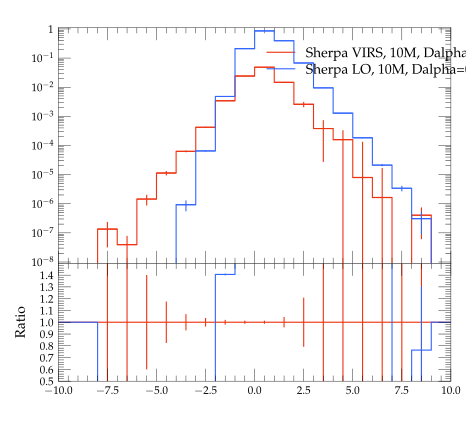

The Python source for this figure:
#! /usr/bin/env python

# This Python script was auto-generated using YODA v2.0.0.
# Analysis object: /evtb/inc_jb_y
# Timestamp: 16-04-2024 (10:08:55)

import matplotlib as mpl
import matplotlib.pyplot as plt
mpl.use('Agg') # comment out for interactive use
import os
import numpy as np

plotDir = os.path.split(os.path.realpath(__file__))[0]
if 'YODA_USER_PLOT_PATH' in globals():
    plot_outdir = globals()['YODA_USER_PLOT_PATH']
else:
    plot_outdir = plotDir

#plot style
plt.style.use(os.path.join(plotDir, '../default.mplstyle'))
# plot metadata
figW, figH = plt.rcParams['figure.figsize']
ax_xLabel = r''
ax_yLabel = r''
ax_title  = r''
ax_xScale = 'linear'
ax_yScale = 'log'
xLims = (-10.0, 10.0)
yLims = (9.000000000000001e-09, 1.1)

# TeX-friendly labels for the legend
labels = [ r"Sherpa VIRS, 10M, Dalpha=0.01", r"Sherpa LO, 10M, Dalpha=0.01" ]

# Create figure and axis objects
fig, (ax, ratio0_ax) = plt.subplots(2, 1, sharex=True,
                  figsize=(figW,figH), gridspec_kw={'height_ratios': (2, 1)})
ratio0_ax.yaxis.set_major_locator(mpl.ticker.MultipleLocator(0.1))
ratio0_ax.set_ylim(0.5, 1.4999)
ratio0_ax.set_ylabel('Ratio')

# LineColor map: curve index -> color
linecolors = {0: '#EE3311', 1: '#3366FF'}
# the numerical data is stored in a separate file
dataf = dict()
prefix = os.path.split(__file__)[0]
if prefix:    prefix = prefix + '/'
exec(open(prefix+'inc_jb_y__data.py').read(), dataf)


legend_handles = [] # keep track of handles for the legend

# style options for curves
# starts at zorder>=5 to draw curve on top of legend
styles = {
  'curve0': {
    'color' : linecolors[0],
    'linestyle' : '-',
    'marker' : 'o',
    'zorder' : 5,
    'histstyle' : True,
  },
  'curve1': {
    'color' : linecolors[1],
    'linestyle' : '-',
    'marker' : 'o',
    'zorder' : 6,
    'histstyle' : True,
  },
}
# curve from input yoda files in main panel
for label in dataf['yvals'].keys():
    if all(np.isnan(v) for v in dataf['yvals'][label]):
        continue
    tmp = None
    if styles[label]['histstyle']: # draw as histogram
        tmp, = ax.plot(dataf['xedges'], dataf['yedges'][label],
                       color=styles[label]['color'],
                       linestyle=styles[label]['linestyle'],
                       drawstyle='steps-pre', solid_joinstyle='miter',
                       zorder=styles[label]['zorder'], label=label)
        ax.errorbar(dataf['xpoints'], dataf['yvals'][label], color=styles[label]['color'],
                    xerr=dataf['xerrs'], yerr=[dataf['ydowns'][label], dataf['yups'][label]],
                    linestyle='none', zorder=styles[label]['zorder'])
    else: # draw as scatter
        tmp = ax.errorbar(dataf['xpoints'], dataf['yvals'][label],
                          xerr=dataf['xerrs'],
                          yerr=[ dataf['ydowns'][label],
                          dataf['yups'][label] ],
                          fmt=styles[label]['marker'],
                          ecolor=styles[label]['color'],
                          color=styles[label]['color'], zorder=2)
        tmp[-1][0].set_linestyle(styles[label]['linestyle'])
    legend_handles += [tmp]
    for varLabel in dataf['variation_yvals'].keys():
        if varLabel.startswith(label):
            tmp, = ax.plot(dataf['xedges'], dataf['variation_yvals'][varLabel],
                           color=styles[label]['color'],
                           linestyle=styles[label]['linestyle'],
                           drawstyle='steps-pre', solid_joinstyle='miter',
                           zorder=styles[label]['zorder'], alpha=0.5)


# plots on ratio panel
# curve from input yoda files in ratio panel
for label, yvals in dataf['ratio0_yvals'].items():
    if all(np.isnan(v) for v in yvals):
        continue
    if styles[label]['histstyle']: # plot as histogram
        ratio0_ax.plot(dataf['xedges'], yvals,
                       color=styles[label]['color'],
                       linestyle=styles[label]['linestyle'],
                       drawstyle='steps-pre', zorder=1,
                       solid_joinstyle='miter')
        ratio0_ax.vlines(dataf['xpoints'],
                         dataf['ratio0_ymin'][label],
                         dataf['ratio0_ymax'][label],
                         color=styles[label]['color'], zorder=1)
    else: # plot as scatter
        tmp = ratio0_ax.errorbar(dataf['xpoints'],
                                 yvals, xerr=dataf['xerrs'],
                                 yerr=dataf['ratio0_yerrs'][label],
                                 fmt=styles[label]['marker'],
                                 ecolor=styles[label]['color'],
                                 color=styles[label]['color'])
        tmp[-1][0].set_linestyle(styles[label]['linestyle'])

    for varlabel in dataf['ratio0_variation_vals'].keys():
        if varlabel.startswith(label):
            ratio0_ax.plot(dataf['xedges'],
                            dataf['ratio0_variation_vals'][varlabel],
                            color=styles[label]['color'],
                            linestyle=styles[label]['linestyle'],
                            drawstyle='steps-pre', solid_joinstyle='miter',
                            zorder=1, alpha=0.5)

legend_pos = (0.5, 0.97)
ax.legend(legend_handles, labels, loc='upper left', bbox_to_anchor=legend_pos)

# set plot metadata as defined above
ratio0_ax.set_xlabel(ax_xLabel)
ratio0_ax.xaxis.set_label_coords(1., -.15)
ax.set_ylabel(ax_yLabel, loc='top')
ax.set_title(ax_title, loc='left')
ax.set_xscale(ax_xScale)
ax.set_yscale(ax_yScale)
ax.set_xlim(xLims)
ax.set_ylim(yLims)

# tick formatting
plt.rcParams['xtick.top'] = True
plt.rcParams['ytick.right'] = True
ax.yaxis.set_major_locator(mpl.ticker.LogLocator(base=10.0, numticks=np.inf))
ax.yaxis.set_minor_locator(mpl.ticker.LogLocator(
                           base=10.0, subs=np.arange(0.1, 1, 0.1), numticks=np.inf))
fig.align_ylabels((ax, ratio0_ax))
plt.savefig(os.path.join(plot_outdir, 'inc_jb_y.pdf'), format='PDF')
plt.savefig(os.path.join(plot_outdir, 'inc_jb_y.png'), format='PNG')

plt.close(fig)
